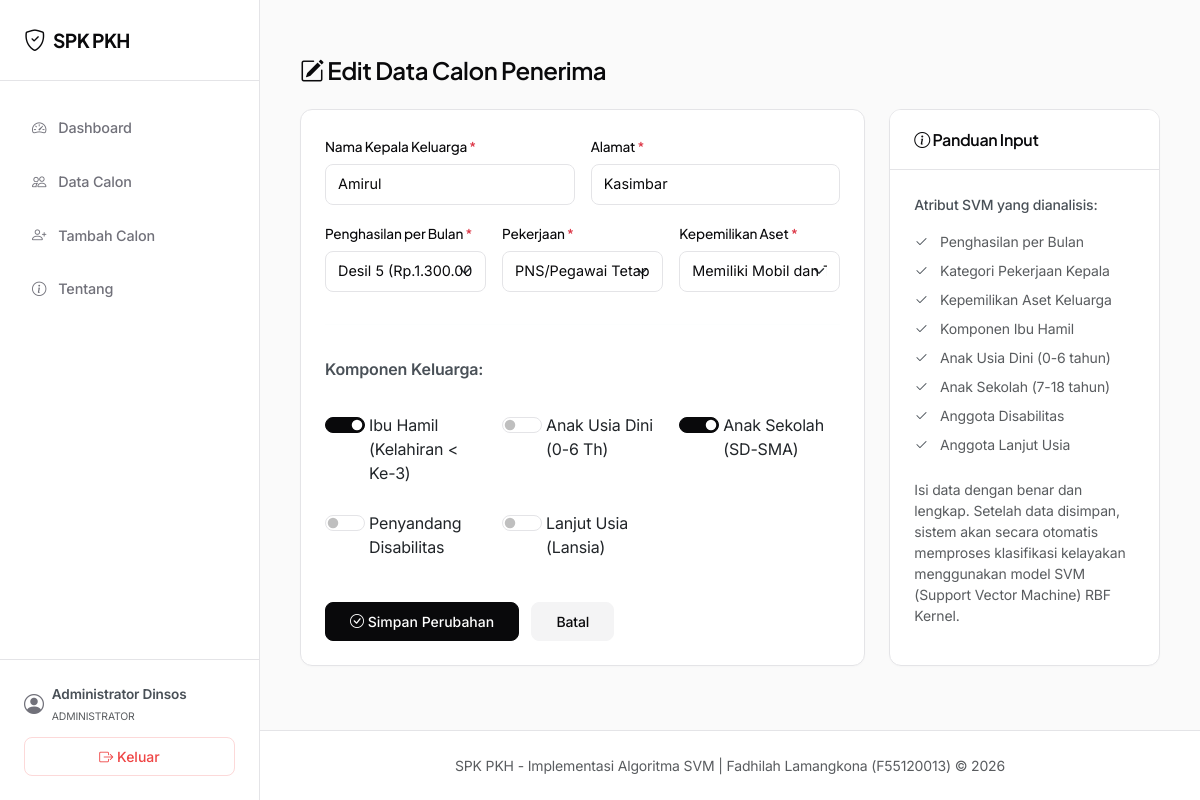
/calon/2/edit (signed in), run on the app's committed database.
### models_db.py (models this page shows, shortened)
class User(db.Model):
    __tablename__ = 'users'
    id = db.Column(db.Integer, primary_key=True)
    username = db.Column(db.String(50), unique=True, nullable=False)
    password_hash = db.Column(db.String(255), nullable=False)
    nama_lengkap = db.Column(db.String(100), nullable=False)
    created_at = db.Column(db.DateTime, default=lambda: datetime.now(timezone.utc))

class CalonPenerima(db.Model):
    __tablename__ = 'calon_penerima'
    id = db.Column(db.Integer, primary_key=True)
    nama = db.Column(db.String(100), nullable=False)
    alamat = db.Column(db.Text, nullable=False)
    penghasilan = db.Column(db.String(100), nullable=False)  # Kategori Desil (teks)
    pekerjaan = db.Column(db.String(100), nullable=False)    # Pekerjaan (teks)
    kepemilikan_aset = db.Column(db.String(100), nullable=False) # Aset (teks)
    ibu_hamil = db.Column(db.Boolean, default=False)
    anak_usia_dini = db.Column(db.Boolean, default=False)
    anak_sekolah = db.Column(db.Boolean, default=False)
    disabilitas = db.Column(db.Boolean, default=False)
    lansia = db.Column(db.Boolean, default=False)
    created_at = db.Column(db.DateTime, default=lambda: datetime.now(timezone.utc))
    skor_penghasilan = db.Column(db.Integer, nullable=False)
    skor_pekerjaan = db.Column(db.Integer, nullable=False)
    skor_kepemilikan_aset = db.Column(db.Integer, nullable=False)
    skor_ibu_hamil = db.Column(db.Integer, nullable=False, default=0)
    skor_anak_usia_dini = db.Column(db.Integer, nullable=False, default=0)
    skor_anak_sekolah = db.Column(db.Integer, nullable=False, default=0)
    skor_disabilitas = db.Column(db.Integer, nullable=False, default=0)
    skor_lansia = db.Column(db.Integer, nullable=False, default=0)
    hasil = db.relationship('HasilKeputusan', backref='calon', uselist=False, lazy=True)

### app.py (the view, shortened to what this page needs)
@app.route('/calon/<int:id>/edit', methods=['GET', 'POST'])
@login_required
def edit_calon(id):
    calon = CalonPenerima.query.get_or_404(id)
    return render_template('calon_form.html',
                           calon=calon,
                           penghasilan_list=list(PENGHASILAN_MAPPING.keys()),
                           pekerjaan_list=list(PEKERJAAN_MAPPING.keys()),
                           aset_list=list(ASET_MAPPING.keys()))

### app.py (called while the page is built)
def login_required(f):
    @wraps(f)
    def decorated_function(*args, **kwargs):
        if 'user_id' not in session:
            flash('Silakan login terlebih dahulu untuk mengakses sistem.', 'warning')
            return redirect(url_for('login'))
        return f(*args, **kwargs)
    return decorated_function

@app.context_processor
def inject_user():
    if 'user_id' in session:
        user = User.query.get(session['user_id'])
        return dict(current_user=user)
    return dict(current_user=None)

### templates/calon_form.html (shortened to what this page needs)
{% extends 'base.html' %}
{% block content %}
<div class="stagger-container">
    <h4 class="mb-4">
        <i class="bi bi-{% if calon %}pencil-square{% else %}person-plus{% endif %}"></i>
        {% if calon %}Edit{% else %}Tambah{% endif %} Data Calon Penerima
    </h4>
    <div class="row g-4">
        <div class="col-lg-8">
            <div class="card">
                <div class="card-body">
                    <form method="POST" class="row g-3">
                        <div class="col-md-6">
                            <label class="form-label">Nama Kepala Keluarga <span class="text-danger">*</span></label>
                            <input type="text" name="nama" class="form-control" required
                                   value="{{ calon.nama if calon else '' }}" placeholder="Nama lengkap">
                        </div>
                        <div class="col-md-6">
                            <label class="form-label">Alamat <span class="text-danger">*</span></label>
                            <input type="text" name="alamat" class="form-control" required
                                   value="{{ calon.alamat if calon else '' }}" placeholder="Desa/Kelurahan">
                        </div>
                        <div class="col-md-4">
                            <label class="form-label">Penghasilan per Bulan <span class="text-danger">*</span></label>
                            <select name="penghasilan" class="form-select" required>
                                {% for p in penghasilan_list %}
                                <option value="{{ p }}" {% if calon and calon.penghasilan == p %}selected{% endif %}>{{ p }}</option>
                                {% endfor %}
                            </select>
                        </div>
                        <div class="col-md-4">
                            <label class="form-label">Pekerjaan <span class="text-danger">*</span></label>
                            <select name="pekerjaan" class="form-select" required>
                                {% for p in pekerjaan_list %}
                                <option value="{{ p }}" {% if calon and calon.pekerjaan == p %}selected{% endif %}>{{ p }}</option>
                                {% endfor %}
                            </select>
                        </div>
                        <div class="col-md-4">
                            <label class="form-label">Kepemilikan Aset <span class="text-danger">*</span></label>
                            <select name="kepemilikan_aset" class="form-select" required>
                                {% for a in aset_list %}
                                <option value="{{ a }}" {% if calon and calon.kepemilikan_aset == a %}selected{% endif %}>{{ a }}</option>
                                {% endfor %}
                            </select>
                        </div>
                        <div class="col-12"><hr class="my-3 border-light opacity-10"></div>
                        <div class="col-12">
                            <p class="mb-2 fw-semibold font-display text-dark-emphasis">Komponen Keluarga:</p>
                        </div>
                        <div class="col-md-6 col-lg-4">
                            <div class="form-check form-switch mt-2">
                                <input class="form-check-input" type="checkbox" name="ibu_hamil"
                                       id="ibu_hamil" {% if calon and calon.ibu_hamil %}checked{% endif %}>
                                <label class="form-check-label ms-1" for="ibu_hamil">Ibu Hamil (Kelahiran < Ke-3)</label>
                            </div>
                        </div>
                        <div class="col-md-6 col-lg-4">
                            <div class="form-check form-switch mt-2">
                                <input class="form-check-input" type="checkbox" name="anak_usia_dini"
                                       id="anak_usia_dini" {% if calon and calon.anak_usia_dini %}checked{% endif %}>
                                <label class="form-check-label ms-1" for="anak_usia_dini">Anak Usia Dini (0-6 Th)</label>
                            </div>
                        </div>
                        <div class="col-md-6 col-lg-4">
                            <div class="form-check form-switch mt-2">
                                <input class="form-check-input" type="checkbox" name="anak_sekolah"
                                       id="anak_sekolah" {% if calon and calon.anak_sekolah %}checked{% endif %}>
                                <label class="form-check-label ms-1" for="anak_sekolah">Anak Sekolah (SD-SMA)</label>
                            </div>
                        </div>
                        <div class="col-md-6 col-lg-4">
                            <div class="form-check form-switch mt-2">
                                <input class="form-check-input" type="checkbox" name="disabilitas"
                                       id="disabilitas" {% if calon and calon.disabilitas %}checked{% endif %}>
                                <label class="form-check-label ms-1" for="disabilitas">Penyandang Disabilitas</label>
                            </div>
                        </div>
                        <div class="col-md-6 col-lg-4">
                            <div class="form-check form-switch mt-2">
                                <input class="form-check-input" type="checkbox" name="lansia"
                                       id="lansia" {% if calon and calon.lansia %}checked{% endif %}>
                                <label class="form-check-label ms-1" for="lansia">Lanjut Usia (Lansia)</label>
                            </div>
                        </div>
                        <div class="col-12 mt-4 pt-3 border-top border-light border-opacity-10">
                            <button type="submit" class="btn btn-primary px-4 me-2">
                                <i class="bi bi-{% if calon %}check-circle{% else %}save{% endif %}"></i>
                                {% if calon %}Simpan Perubahan{% else %}Simpan & Prediksi{% endif %}
                            </button>
                            <a href="{{ url_for('daftar_calon') }}" class="btn btn-secondary px-4">
                                Batal
                            </a>
                        </div>
                    </form>
                </div>
            </div>
        </div>
        <div class="col-lg-4">
            <div class="card h-100">
                <div class="card-header">
                    <h6 class="mb-0"><i class="bi bi-info-circle"></i> Panduan Input</h6>
                </div>
                <div class="card-body small text-muted">
                    <p class="mb-3 text-dark-emphasis fw-medium">Atribut SVM yang dianalisis:</p>
                    <ul class="list-unstyled mb-4">
                        <li class="mb-2"><i class="bi bi-check2 text-dark-emphasis me-2"></i> Penghasilan per Bulan</li>
                        <li class="mb-2"><i class="bi bi-check2 text-dark-emphasis me-2"></i> Kategori Pekerjaan Kepala</li>
                        <li class="mb-2"><i class="bi bi-check2 text-dark-emphasis me-2"></i> Kepemilikan Aset Keluarga</li>
                        <li class="mb-2"><i class="bi bi-check2 text-dark-emphasis me-2"></i> Komponen Ibu Hamil</li>
                        <li class="mb-2"><i class="bi bi-check2 text-dark-emphasis me-2"></i> Anak Usia Dini (0-6 tahun)</li>
                        <li class="mb-2"><i class="bi bi-check2 text-dark-emphasis me-2"></i> Anak Sekolah (7-18 tahun)</li>
                        <li class="mb-2"><i class="bi bi-check2 text-dark-emphasis me-2"></i> Anggota Disabilitas</li>
                        <li class="mb-2"><i class="bi bi-check2 text-dark-emphasis me-2"></i> Anggota Lanjut Usia</li>
                    </ul>
                    <p class="mb-0 lh-base">
                        Isi data dengan benar dan lengkap. Setelah data disimpan, sistem akan secara otomatis memproses klasifikasi kelayakan menggunakan model SVM (Support Vector Machine) RBF Kernel.
                    </p>
                </div>
            </div>
        </div>
    </div>
</div>
{% endblock %}

### templates/base.html (shortened to what this page needs)
<!DOCTYPE html>
<html lang="id" data-bs-theme="light">
<head>
    <link href="https://cdn.jsdelivr.net/npm/bootstrap@5.3.3/dist/css/bootstrap.min.css" rel="stylesheet">
    <link rel="stylesheet" href="https://cdn.jsdelivr.net/npm/bootstrap-icons@1.11.3/font/bootstrap-icons.min.css">
    <link rel="stylesheet" href="{{ url_for('static', filename='css/style.css') }}">
</head>
<body>
    {% if current_user %}
    <div class="app-container">
        <aside class="sidebar-panel" id="sidebarPanel">
            <div class="sidebar-header">
                <a class="sidebar-brand" href="{{ url_for('dashboard') }}">
                    <i class="bi bi-shield-check"></i> SPK PKH
                </a>
            </div>
            <ul class="sidebar-menu">
                <li>
                    <a class="sidebar-link {% if request.endpoint == 'dashboard' %}active{% endif %}" href="{{ url_for('dashboard') }}">
                        <i class="bi bi-speedometer2"></i> Dashboard
                    </a>
                </li>
                <li>
                    <a class="sidebar-link {% if request.endpoint == 'daftar_calon' %}active{% endif %}" href="{{ url_for('daftar_calon') }}">
                        <i class="bi bi-people"></i> Data Calon
                    </a>
                </li>
                <li>
                    <a class="sidebar-link {% if request.endpoint == 'tambah_calon' %}active{% endif %}" href="{{ url_for('tambah_calon') }}">
                        <i class="bi bi-person-plus"></i> Tambah Calon
                    </a>
                </li>
                <li>
                    <a class="sidebar-link {% if request.endpoint == 'about' %}active{% endif %}" href="{{ url_for('about') }}">
                        <i class="bi bi-info-circle"></i> Tentang
                    </a>
                </li>
            </ul>
            <div class="sidebar-footer">
                <div class="sidebar-user">
                    <i class="bi bi-person-circle fs-5"></i>
                    <div>
                        <div class="fw-semibold text-dark-emphasis">{{ current_user.nama_lengkap }}</div>
                        <small class="text-muted text-uppercase" style="font-size: 0.65rem;">Administrator</small>
                    </div>
                </div>
                <form method="POST" action="{{ url_for('logout') }}" class="w-100">
                    <button type="submit" class="btn btn-outline-danger w-100 btn-sm">
                        <i class="bi bi-box-arrow-right"></i> Keluar
                    </button>
                </form>
            </div>
        </aside>
        <div class="content-wrapper">
            <main class="main-content">
                {% block content %}{% endblock %}
            </main>
            <footer class="footer">
                <div class="container-fluid text-center text-muted small">
                    SPK PKH - Implementasi Algoritma SVM |
                    Fadhilah Lamangkona (F55120013) &copy; 2026
                </div>
            </footer>
        </div>
    </div>
    {% endif %}
</body>
</html>

### data on the page
User: nama_lengkap "Administrator Dinsos"
CalonPenerima: nama "Amirul", alamat "Kasimbar", penghasilan "Desil 5 (Rp.1.300.000 - Rp.1.500.000)", pekerjaan "PNS/Pegawai Tetap", kepemilikan_aset "Memiliki Mobil dan Tanah/Kebun", ibu_hamil "☑", anak_sekolah "☑"
